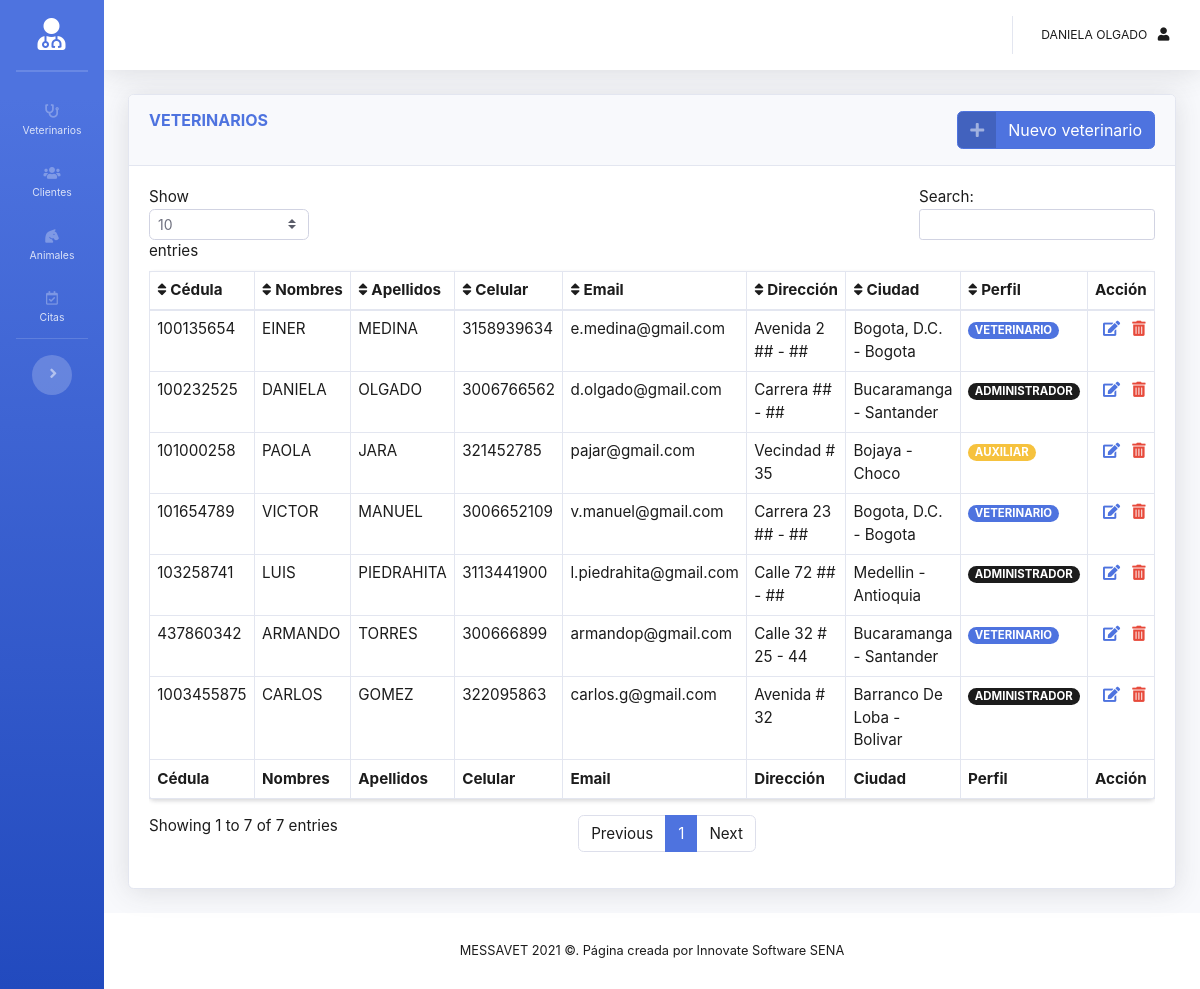
The page /app/index.php (signed in) on the database its author committed.
### tables this page shows
CREATE TABLE `veterinario` (
  `ced_veterinario` varchar(15) NOT NULL,
  `usu_nombre` varchar(50) NOT NULL,
  `usu_apellido` varchar(50) NOT NULL,
  `usu_celular` varchar(15) NOT NULL,
  `usu_email` varchar(80) NOT NULL,
  `usu_direccion` varchar(80) NOT NULL,
  `usu_cod_ciudad_depto` varchar(5) NOT NULL,
  `usu_activo` char(1) NOT NULL DEFAULT '1',
  `usu_tipo` enum('ADMINISTRADOR','VETERINARIO','CLIENTE','AUXILIAR') NOT NULL DEFAULT 'CLIENTE',
  `usu_constrasena` varchar(32) NOT NULL,
  `usu_fecha` timestamp NOT NULL DEFAULT current_timestamp()
);

CREATE TABLE `ciudad` (
  `cod_ciudad_depto` varchar(5) NOT NULL,
  `ciu_ciudad_depto` varchar(60) NOT NULL
);

### app/bin/Conexion.php (called while the page is built)
<?php
class Conexion{
    public static function conectar(){
        $servidor = 'localhost';
        $usuario = 'root';
        $constrasena = '';
        $baseddatos = 'messavet';
        try{
            $conex = new PDO("mysql:host=$servidor;dbname=$baseddatos", $usuario, $constrasena);
            $conex->setAttribute(PDO::ATTR_ERRMODE, PDO::ERRMODE_EXCEPTION);
            return $conex;
        }catch(PDOException $e){
            die('Conexion fallida: ' . $e->getMessage());
        }
    }
}

### app/bin/Veterinario.php (called while the page is built)
<?php
include('Conexion.php');
class Usuario{
    public function __construct(){
        $this->conexion = (new Conexion())->conectar();
    }
    function get_veterinario(){
        $registros = $this->conexion->prepare("SELECT veterinario.ced_veterinario,veterinario.usu_nombre, veterinario.usu_apellido,veterinario.usu_celular, veterinario.usu_email, veterinario.usu_direccion, ciudad.ciu_ciudad_depto, veterinario.usu_tipo FROM veterinario INNER JOIN ciudad on ciudad.cod_ciudad_depto = veterinario.usu_cod_ciudad_depto");
        $registros->execute();
        $filas = $registros->fetchAll();
        return $filas;
    }
}

### app/view/veterinarioContenido.php (the view, shortened to what this page needs)
<?php
    include('bin/Veterinario.php');
    $usuarios = new Usuario();
    $datos = $usuarios->get_veterinario();
?>
<div class="card shadow mb-4">
    <div class="card-header py-3">
        <h6 class="m-0 font-weight-bold text-primary mb-3 float-left">VETERINARIOS</h6>
        <a type="button" class="btn btn-primary btn-icon-split float-right" id="btnNuevo" data-toggle="modal" data-target="#modalUsuario">
        <span class="icon text-white-50"><i class="fas fa-plus"></i></span>
        <span class="text">Nuevo veterinario</span>
        </a>
    </div>
    <div class="card-body">
        <div class="table-responsive">
            <table class="w-100 display table table-bordered table-hover row-border shadow-sm rounded" id="dtUsuarios">
                <thead>
                    <tr class="text-nowrap">
                        <th><i class="fas fa-sort"></i> Cédula</th>
                        <th><i class="fas fa-sort"></i> Nombres</th>
                        <th><i class="fas fa-sort"></i> Apellidos</th>
                        <th><i class="fas fa-sort"></i> Celular</th>
                        <th><i class="fas fa-sort"></i> Email</th>
                        <th><i class="fas fa-sort"></i> Dirección</th>
                        <th><i class="fas fa-sort"></i> Ciudad</th>
                        <th><i class="fas fa-sort"></i> Perfil</th>
                        <th> Acción </th>
                    </tr>
                </thead>
                <tfoot>
                    <tr class="text-nowrap">
                        <th>Cédula</th>
                        <th>Nombres</th>
                        <th>Apellidos</th>
                        <th>Celular</th>
                        <th>Email</th>
                        <th>Dirección</th>
                        <th>Ciudad</th>
                        <th>Perfil</th>
                        <th> Acción </th>
                    </tr>
                </tfoot>
                <tbody>
                    <?php foreach($datos as $registro){
                    echo "<tr>";
                    echo "<td>" . $registro['ced_veterinario'] . "</td>";
                    echo "<td>" . $registro['usu_nombre'] . "</td>";
                    echo "<td>" . $registro['usu_apellido'] . "</td>";
                    echo "<td>" . $registro['usu_celular'] . "</td>";
                    echo "<td>" . $registro['usu_email'] . "</td>";
                    echo "<td>" . $registro['usu_direccion'] . "</td>";
                    echo "<td>" . $registro['ciu_ciudad_depto'] . "</td>";
                    echo "<td>";
                    if($registro['usu_tipo'] == "VETERINARIO"){
                        echo "<span class='badge badge-pill badge-primary'>";
                    }elseif($registro['usu_tipo'] == "AUXILIAR"){
                        echo "<span class='badge badge-pill badge-warning'>";
                    }else{
                        echo "<span class='badge badge-pill badge-secondary'>";
                    }
                    echo $registro['usu_tipo'] . "</span></td>";
                    echo "<td class='text-nowrap'> <a href='#'><i class='editarUsuario fas fa-edit text-primary ml-2' data-toggle='modal' data-target='#modalUsuario'></i></a>
                    <a href='#'><i class='eliminarUsuario fas fa-trash-alt text-danger ml-2' data-toggle='modal' data-target='#modalUsuario'></i></a></td>";
                    echo "</tr>";
                    }
                    ?>
                </tbody>
            </table>
        </div>
    </div>
</div>

### app/index.php (shortened to what this page needs)
<?php
if (isset($_SESSION["usu_id"])) {
    if (isset($_GET["vista"])) {
        if ($_GET["vista"] == "veterinarios") {
            include('header.php');
            include('view/veterinarioContenido.php');
            include('footer.php');
        }
        if ($_GET["vista"] == "clientes") {
            include('header.php');
            include('view/clienteContenido.php');
            include('footer.php');
        }
        if ($_GET["vista"] == "animales") {
            include('header.php');
            include('view/animalContenido.php');
            include('footer.php');
        }
        if ($_GET["vista"] == "citas") {
            include('header.php');
            include('view/veterinarioCitas.php');
            include('footer.php');
        }
    } else {
        include('header.php');
        include('view/veterinarioContenido.php');
        include('footer.php');
    }
}else{
    header('Location: ../login.php');
}
?>

### app/header.php (shortened to what this page needs)
<!DOCTYPE html>
<html lang="es">
<head>
    <link href="view/public/vendor/fontawesome-free/css/all.min.css" rel="stylesheet" type="text/css">
    <link href="view/public/css/nunito.css" rel="stylesheet" type="text/css">
    <link href="view/public/css/sb-admin-2.css" rel="stylesheet">
</head>
<body id="page-top" >
    <div id="wrapper">
        <ul class="navbar-nav bg-gradient-primary sidebar sidebar-dark accordion toggled" id="accordionSidebar">
            <a class="sidebar-brand d-flex align-items-center justify-content-center" href="index.php">
                <div class="sidebar-brand-icon">
                    <i class="fas fa-user-md"></i>
                </div>
            </a>
            <hr class="sidebar-divider my-0">
            <hr class="sidebar-divider">
            <li class="nav-item">
                <a class="nav-link" href="index.php?vista=veterinarios">
                <i class="fas fa-stethoscope"></i>
                    <span>Veterinarios</span>
                </a>
            </li>
            <li class="nav-item">
                <a class="nav-link" href="index.php?vista=clientes">
                <i class="fas fa-users"></i>
                    <span>Clientes</span>
                </a>
            </li>
            <li class="nav-item">
                <a class="nav-link" href="index.php?vista=animales">
                <i class="fas fa-horse-head"></i>
                    <span>Animales</span>
                </a>
            </li>
            <li class="nav-item">
                <a class="nav-link" href="index.php?vista=citas">
                <i class="far fa-calendar-check"></i>
                    <span>Citas</span>
                </a>
            </li>
            <hr class="sidebar-divider">
            <div class="text-center d-none d-md-inline">
                <button class="rounded-circle border-0" id="sidebarToggle"></button>
            </div>
        </ul>
        <div id="content-wrapper" class="d-flex flex-column">
            <div id="content">
                <nav class="navbar navbar-expand navbar-light bg-white topbar mb-4 static-top shadow">
                    <ul class="navbar-nav ml-auto">
                        <li class="nav-item dropdown no-arrow">
                            <a class="nav-link dropdown-toggle" href="#" id="userDropdown" role="button"
                                data-toggle="dropdown" aria-haspopup="true" aria-expanded="false">
                                <span class="mr-2 d-none d-lg-inline text-gray-600 small"><?php echo $_SESSION['usu_nom'] . " " . $_SESSION['usu_ape']; ?></span>
                                <i class="fas fa-user fa-sm fa-fw text-secondary rounded-circle"></i>
                            </a>
                        </li>
                    </ul>
                </nav>
                <div class="container-fluid">

### app/footer.php (shortened to what this page needs)
                </div>
            </div>
            <footer class="sticky-footer bg-white">
                <div class="container my-auto">
                    <div class="copyright text-center my-auto">
                        <span>MESSAVET 2021 &copy. Página creada por Innovate Software SENA</span>
                    </div>
                </div>
            </footer>
        </div>
    </div>
</body>
</html>

### rows shown on the page
veterinario: ced_veterinario "100135654", usu_nombre "EINER", usu_apellido "MEDINA", usu_celular "3158939634", usu_email "e.medina@gmail.com", usu_direccion "Avenida 2 ## - ##", usu_cod_ciudad_depto.ciu_ciudad_depto "Bogota, D.C. - Bogota", usu_tipo "VETERINARIO"
veterinario: ced_veterinario "100232525", usu_nombre "DANIELA", usu_apellido "OLGADO", usu_celular "3006766562", usu_email "d.olgado@gmail.com", usu_direccion "Carrera ## - ##", usu_cod_ciudad_depto.ciu_ciudad_depto "Bucaramanga - Santander", usu_tipo "ADMINISTRADOR"
veterinario: ced_veterinario "1003455875", usu_nombre "CARLOS", usu_apellido "GOMEZ", usu_celular "322095863", usu_email "carlos.g@gmail.com", usu_direccion "Avenida # 32", usu_cod_ciudad_depto.ciu_ciudad_depto "Barranco De Loba - Bolivar", usu_tipo "ADMINISTRADOR"
veterinario: ced_veterinario "101000258", usu_nombre "PAOLA", usu_apellido "JARA", usu_celular "321452785", usu_email "pajar@gmail.com", usu_direccion "Vecindad # 35", usu_cod_ciudad_depto.ciu_ciudad_depto "Bojaya - Choco", usu_tipo "AUXILIAR"
veterinario: ced_veterinario "101654789", usu_nombre "VICTOR", usu_apellido "MANUEL", usu_celular "3006652109", usu_email "v.manuel@gmail.com", usu_direccion "Carrera 23 ## - ##", usu_cod_ciudad_depto.ciu_ciudad_depto "Bogota, D.C. - Bogota", usu_tipo "VETERINARIO"
veterinario: ced_veterinario "103258741", usu_nombre "LUIS", usu_apellido "PIEDRAHITA", usu_celular "3113441900", usu_email "l.piedrahita@gmail.com", usu_direccion "Calle 72 ## - ##", usu_cod_ciudad_depto.ciu_ciudad_depto "Medellin - Antioquia", usu_tipo "ADMINISTRADOR"
veterinario: ced_veterinario "437860342", usu_nombre "ARMANDO", usu_apellido "TORRES", usu_celular "300666899", usu_email "armandop@gmail.com", usu_direccion "Calle 32 # 25 - 44", usu_cod_ciudad_depto.ciu_ciudad_depto "Bucaramanga - Santander", usu_tipo "VETERINARIO"

### other values the page prints
$_SESSION['usu_nom'] "DANIELA"
$_SESSION['usu_ape'] "OLGADO"
